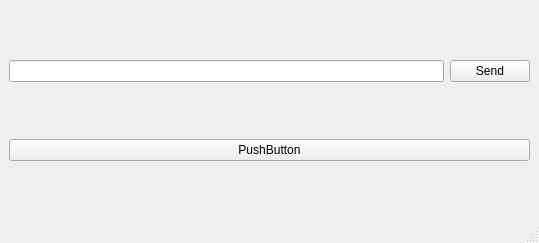
<?xml version="1.0" encoding="UTF-8"?>
<ui version="4.0">
 <class>MainWindow</class>
 <widget class="QMainWindow" name="MainWindow">
  <property name="geometry">
   <rect>
    <x>0</x>
    <y>0</y>
    <width>539</width>
    <height>243</height>
   </rect>
  </property>
  <property name="windowTitle">
   <string>MainWindow</string>
  </property>
  <widget class="QWidget" name="centralwidget">
   <layout class="QVBoxLayout" name="verticalLayout">
    <item>
     <layout class="QHBoxLayout" name="horizontalLayout_2">
      <item>
       <widget class="QLineEdit" name="lineEditSerialData"/>
      </item>
      <item>
       <widget class="QPushButton" name="pushButtonSend">
        <property name="text">
         <string>Send</string>
        </property>
       </widget>
      </item>
     </layout>
    </item>
    <item>
     <widget class="QPushButton" name="pushButtonActive">
      <property name="text">
       <string>PushButton</string>
      </property>
     </widget>
    </item>
   </layout>
  </widget>
  <widget class="QMenuBar" name="menubar">
   <property name="geometry">
    <rect>
     <x>0</x>
     <y>0</y>
     <width>539</width>
     <height>22</height>
    </rect>
   </property>
  </widget>
  <widget class="QStatusBar" name="statusbar"/>
 </widget>
 <resources/>
 <connections/>
</ui>
